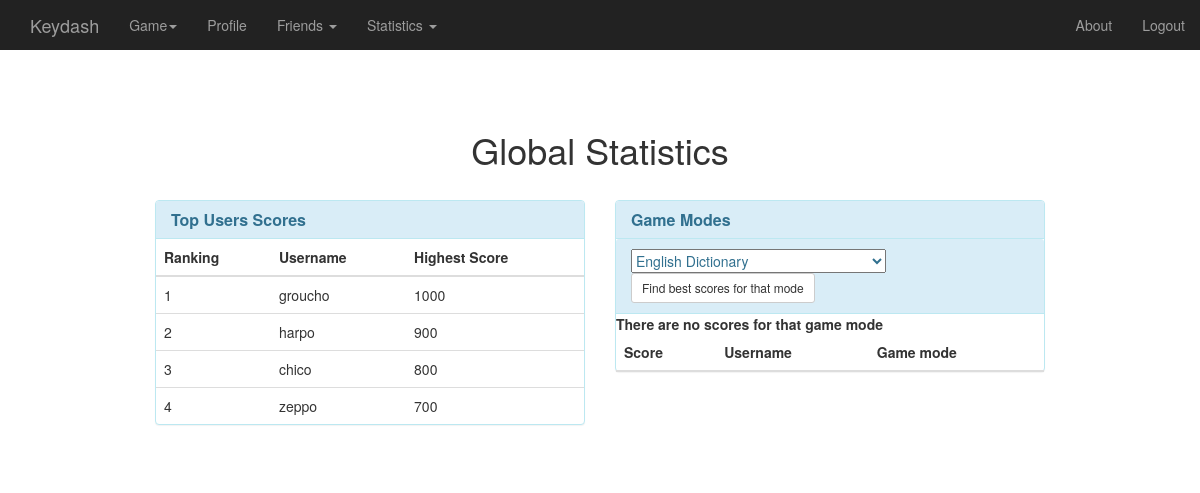
Before: /keydash/statistics_global/ (signed in) with the older database file.
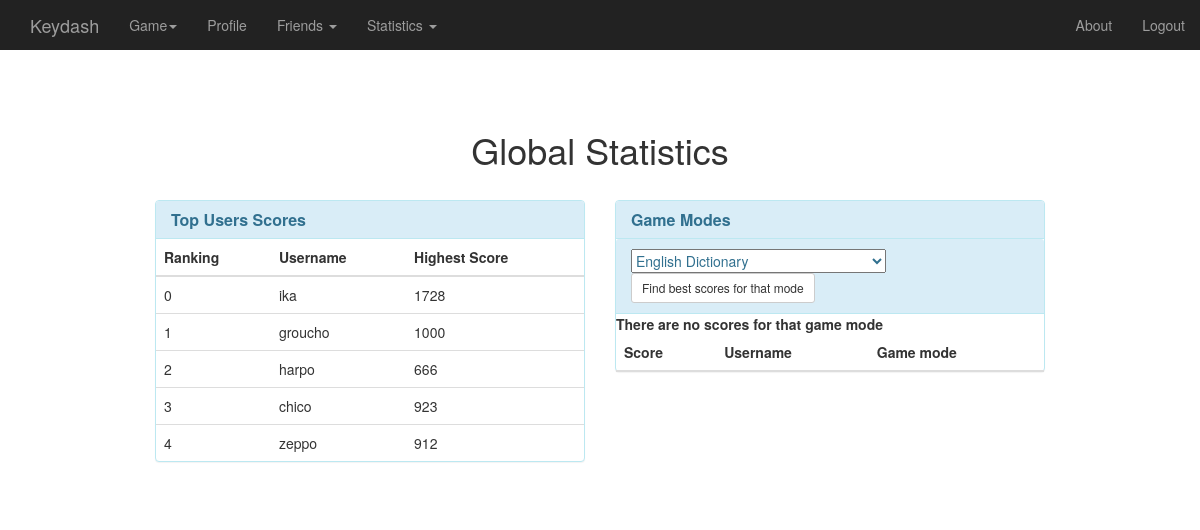
After: the same page with the newer database file.
### keydash_app/models.py (models this page shows, shortened)
class UserProfile(models.Model):
    user = models.OneToOneField(User)
    picture = models.ImageField(upload_to='profile_images', blank=True)
    ranking_position = models.IntegerField(default=0)
    wpm_highest = models.FloatField(default=0)
    accuracy_highest = models.FloatField(default=0)
    score_highest = models.IntegerField(default=0)

### keydash_app/views.py (the view, shortened to what this page needs)
@login_required
def statistics_global(request):
    context_dict = {}
    user_list_by_ranking = UserProfile.objects.order_by('ranking_position')
    context_dict['users'] = user_list_by_ranking
    return render(request, 'keydash_app/statistics_global.html', context_dict)

### templates/keydash_app/statistics_global.html (shortened to what this page needs)
{% extends "keydash_app/base.html" %}
{% block body_block %}
    <div align="center">
        <h1>Global Statistics</h1><br>
    </div>
    <div class="col-md-6">
        <div class="panel panel-info">
            <div class="panel-heading">
                <h1 class="panel-title"><strong>Top Users Scores</strong></h1>
            </div>
            <table class="table table-hover" id="dev-table">
                <thead>
                <tr>
                    <th>Ranking</th>
                    <th>Username</th>
                    <th>Highest Score</th>
                </tr>
                </thead>
                <tbody>
                {% if users %}
                    {% for user in users %}
                        <tr>
                            <td>{{ user.ranking_position }}</td>
                            <td>{{ user.user }}</td>
                            <td>{{ user.score_highest }}</td>
                        </tr>
                    {% endfor %}
                {% else %}
                    <tr>
                        <strong>There are no users present.</strong>
                    </tr>
                {% endif %}
                </tbody>
            </table>
        </div>
    </div>
    <div class="col-md-6 ">
        <div class="panel panel-info">
            <div class="panel-heading">
                <h1 class="panel-title"><strong>Game Modes</strong></h1>
            </div>
            <div class="panel-heading">
                <form action="" method="post">
                    <select name="dropdown_game_mode">
                        <option value="eng_dict">English Dictionary</option>
                    </select>
                    <input type="submit" class="btn btn-sm btn-default" value="Find best scores for that mode" />
                </form>
            </div>
            <table class="table table-hover" id="dev-table">
                <thead>
                <tr>
                    <th>Score</th>
                    <th>Username</th>
                    <th>Game mode</th>
                </tr>
                </thead>
                <tbody>
                {% if user_scores_for_game_mode %}
                    {% for score_game_mode in user_scores_for_game_mode %}
                        <tr>
                            <td>{{ score_game_mode.score }}</td>
                            <td>{{ score_game_mode.user }}</td>
                            <td>{{ game_mode }}</td>
                        </tr>
                    {% endfor %}
                {% else %}
                    <tr>
                        <strong>There are no scores for that game mode</strong>
                    </tr>
                {% endif %}
                </tbody>
            </table>
        </div>
    </div>
{% endblock %}

Changed rows visible on the page:
added UserProfile: ranking_position "0", user "ika", score_highest "1728"
changed UserProfile "harpo": score_highest "900" → "666"
changed UserProfile "chico": score_highest "800" → "923"
changed UserProfile "zeppo": score_highest "700" → "912"
